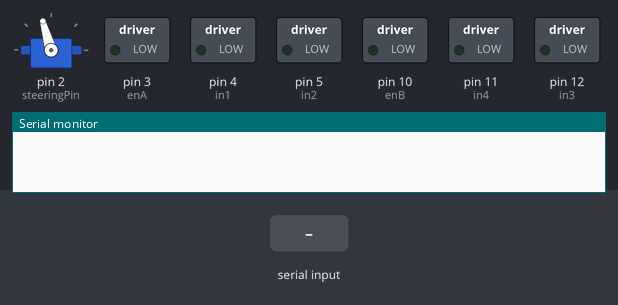
Recording of a sketch running on a simulated Arduino Uno, built with avr-gcc and run on an emulated ATmega328P. Shown: servo, switched loads named in the sketch (green lamp = pin HIGH), the last lines printed to the serial monitor. The inputs (shaded band) are chosen by the test bench.

Above: at 1.2 s.
1.3 s: "6" received over Serial
At 2.2 s:
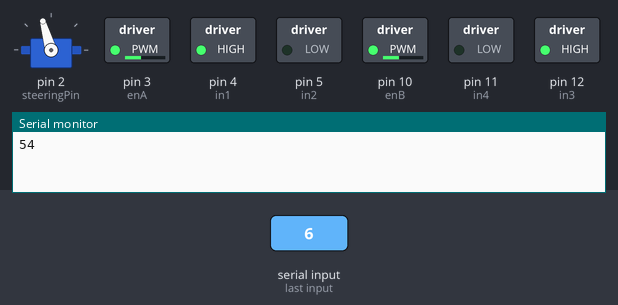
2.9 s: "2" received over Serial
At 3.4 s:
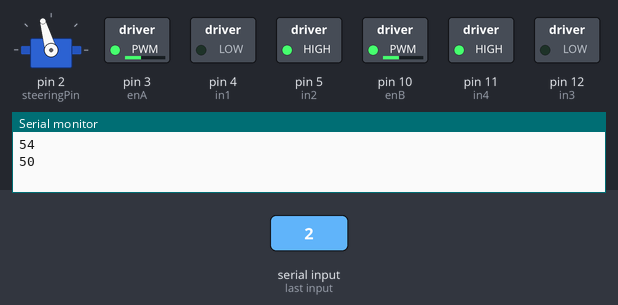
4.5 s: "3" received over Serial
At 4.7 s:
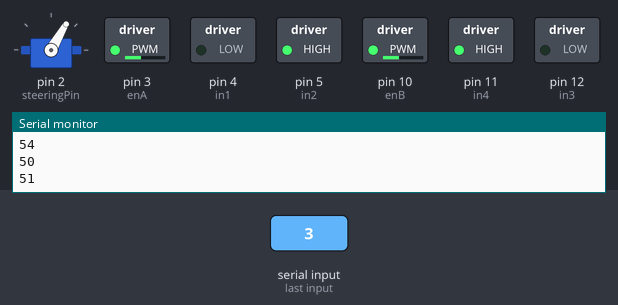
6.3 s: "4" received over Serial
At 6.5 s:
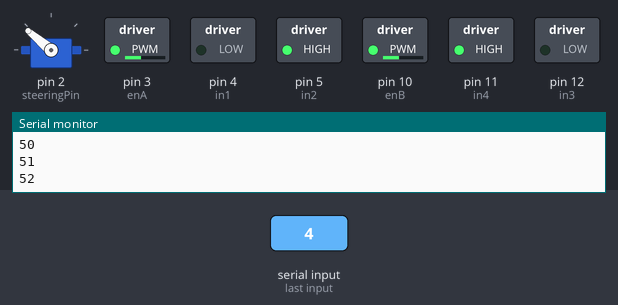
8.1 s: "1" received over Serial
At 8.7 s:
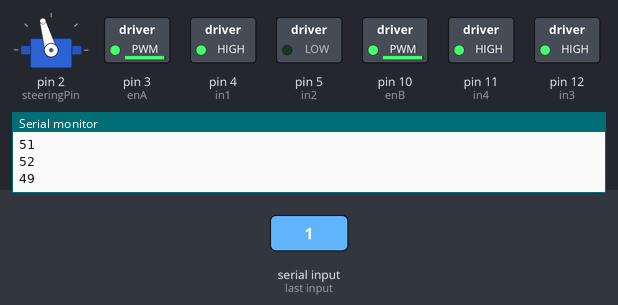
9.7 s: "3" received over Serial
At 9.9 s:
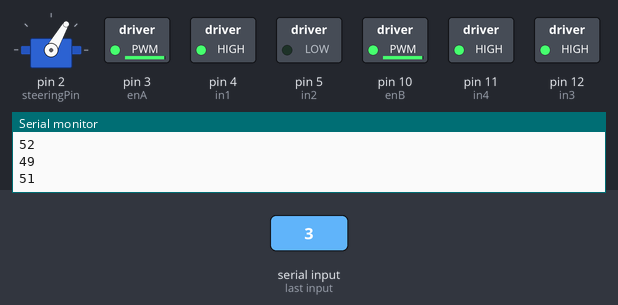
Timing chart, 0 to 12.5 s (numbered marks = the images above; inputs shaded):
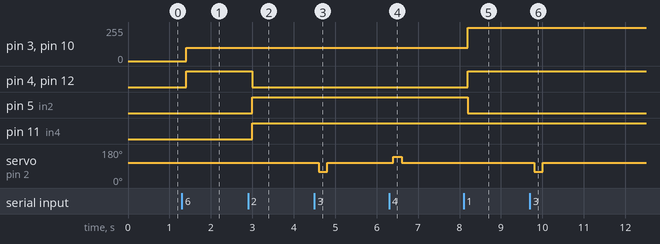

Measured:
- after the input at 1.3 s, pin 3 (enA), pin 10 (enB): 0/255 → 100/255 after 0.10 s; pin 4 (in1), pin 12 (in3): LOW → HIGH after 0.10 s
- after the input at 2.9 s, pin 4 (in1), pin 12 (in3): HIGH → LOW after 0.10 s; pin 5 (in2), pin 11 (in4): LOW → HIGH after 0.10 s
- after the input at 4.5 s, servo on pin 2 (steeringPin): 106° → 60° after 0.10 s, → 106° 0.20 s later
- after the input at 6.3 s, servo on pin 2 (steeringPin): 106° → 140° after 0.10 s, → 106° 0.20 s later
- after the input at 8.1 s, pin 3 (enA), pin 10 (enB): 100/255 → 250/255 after 0.10 s; pin 4 (in1), pin 12 (in3): LOW → HIGH after 0.10 s; pin 5 (in2): HIGH → LOW after 0.10 s
- after the input at 9.7 s, servo on pin 2 (steeringPin): 106° → 60° after 0.11 s, → 106° 0.20 s later

The sketch:

RC_Code.ino
```cpp
#include <Servo.h>

const int steeringPin = 2;
const int enA = 3;
const int enB = 10;

const int in1 = 4;
const int in2 = 5;
const int in3 = 12;
const int in4 = 11;

int i, v=0;

Servo steering;

void straight()   {steering.write(106);}
void turnR()      {steering.write(60);}
void turnL()      {steering.write(140);}

void maju()
  {
     analogWrite(enA, 100);
     digitalWrite(in1, HIGH);
     digitalWrite(in2, LOW);

     analogWrite(enB, 100);
     digitalWrite(in3, HIGH);
     digitalWrite(in4, LOW);
  }
void mundur()
  {
     analogWrite(enA, 100);
     digitalWrite(in1, LOW);
     digitalWrite(in2, HIGH);

     analogWrite(enB, 100);
     digitalWrite(in3, LOW);
     digitalWrite(in4, HIGH);
  }
void stopmotor()
 {
    analogWrite(enA, 0);
     digitalWrite(in1, LOW);
     digitalWrite(in2, LOW);

     analogWrite(enB, 0);
     digitalWrite(in3, LOW);
     digitalWrite(in4, LOW);
 }

void boost()
  {
      analogWrite(enA, 250);
     digitalWrite(in1, HIGH);
     digitalWrite(in2, LOW);

     analogWrite(enB, 250);
     digitalWrite(in3, HIGH);
     digitalWrite(in4, HIGH);
  }

void setup() {
  // put your setup code here, to run once:
  Serial.begin(9600);

  pinMode(steeringPin, INPUT);

  pinMode(enA, OUTPUT);
  pinMode(in1, OUTPUT);
  pinMode(in2, OUTPUT);
  pinMode(enB, OUTPUT);
  pinMode(in3, OUTPUT);
  pinMode(in4, OUTPUT);

  steering.attach(2);

  straight();
  stopmotor();
}

void loop() {
  // put your main code here, to run repeatedly:
  if (Serial.available() > 0)
  {
    int value = Serial.read();
    Serial.println(value);

    if      (value==54)   { maju(); straight(); }   // cross button
    else if (value==50)    { mundur(); straight(); } //down button
    else if (value==51)   turnR();      //Right button
    else if (value==52)   turnL();      //Left button
    else if (value==49)   boost();      //up button
    else if (value==55)   stopmotor();  //square button
    else                  straight();
  }

  else  {delay(200);straight();}

}
```
